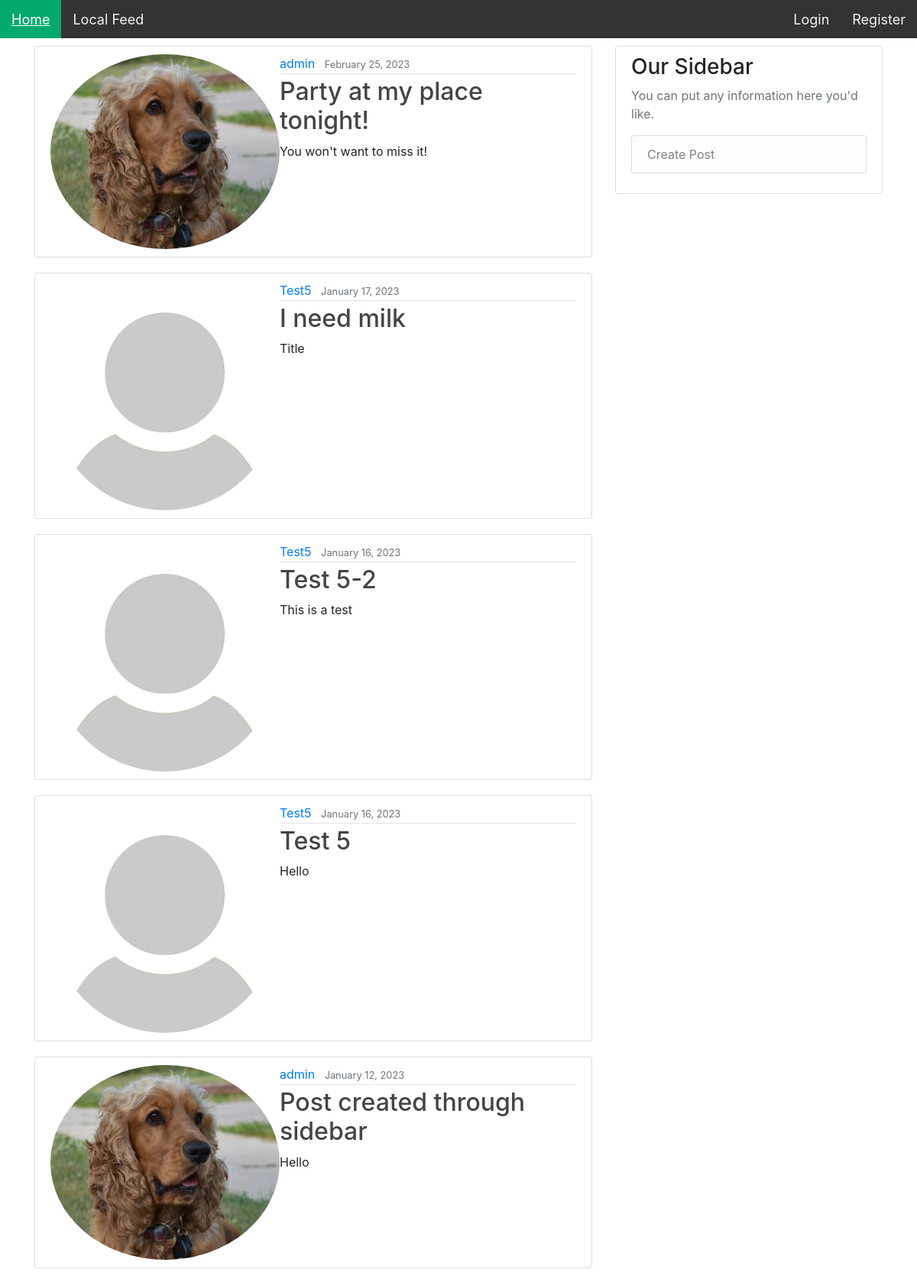
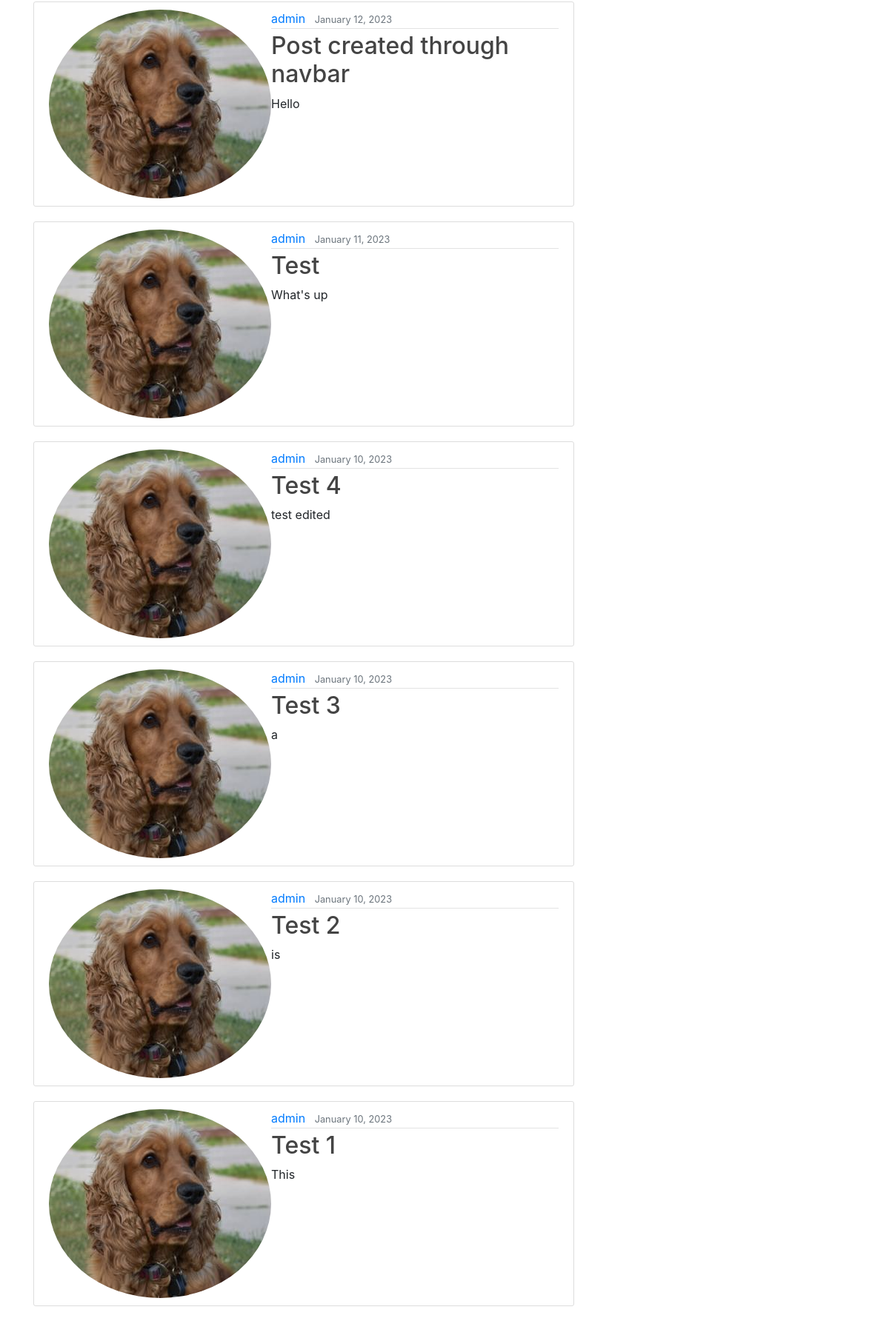
/feed/, run on the app's committed database (2 pictures, top to bottom).
### map/models.py (models this page shows, shortened)
class Post(models.Model):
    title = models.CharField(max_length=150)
    content = models.TextField()
    date_posted = models.DateTimeField(default=timezone.now)
    author = models.ForeignKey(User, on_delete=models.CASCADE)
    likes = models.ManyToManyField(User, blank=True, related_name='likes')
    dislikes = models.ManyToManyField(User, blank=True, related_name='dislikes')

### users/models.py (models this page shows, shortened)
class Profile(models.Model):
    user = models.OneToOneField(User, on_delete=models.CASCADE, related_name='profile')
    image = models.ImageField(default='default.jpg', upload_to='profile_pics')
    house = models.ForeignKey(House, null=True, blank=True, on_delete=models.SET_NULL)

### map/views.py (the view)
# urls.py: path("feed/", PostListView.as_view(), name='map-feed'),
class PostListView(ListView):
    model = Post
    template_name = 'map/feed.html'
    context_object_name = 'posts'
    ordering = ['-date_posted']
    paginate_by = 15

### BackyardBuddies/map/templates/map/feed.html (shortened to what this page needs)
{% extends "map/base.html" %}
{% block content %}
	{% for post in posts %}
		<article class="media content-section">
		  <img class="rounded-circle" src="{{ post.author.profile.image.url }}">
		  <div class="media-body">
			<div class="article-metadata">
			  <a class="mr-2" href="#">{{ post.author }}</a>
			  <small class="text-muted">{{ post.date_posted|date:"F d, Y" }}</small>
			</div>
			<h2><a class="article-title" href="{% url 'post-detail' post.id %}">{{ post.title }}</a></h2>
			<p class="article-content">{{ post.content }}</p>
		  </div>
		</article>
	{% endfor %}
{% endblock content %}
{% block sidebar %}
	<div class="col-md-4">
	  <div class="content-section">
		<h3>Our Sidebar</h3>
		<p class='text-muted'>You can put any information here you'd like.
		  <ul class="list-group">
			<a class="list-group-item list-group-item-light" href="{% url 'post-create' %}">Create Post</a>
		  </ul>
		</p>
	  </div>
	</div>
{% endblock %}

### map/static/map/style.css (style rules this page uses)
html, body { height: 100%; margin: 0; padding: 0; }
h1, h2, h3, h4, h5, h6 { color: #444444; }
ul { margin: 0; }
.content-section { background: #ffffff; padding: 10px 20px; border: 1px solid #dddddd; border-radius: 3px; margin-top: 10px; margin-bottom: 20px; }
.article-title { color: #444444; }
.article-content { white-space: pre-line; }
.article-metadata { padding-bottom: 1px; margin-bottom: 4px; border-bottom: 1px solid #e3e3e3 }

### data on the page
Post: author.profile.image (picture), author "admin", date_posted "February 25, 2023", title "Party at my place tonight!", content "You won't want to miss it!"
Post: author.profile.image (placeholder picture), author "Test5", date_posted "January 17, 2023", title "I need milk", content "Title"
Post: author.profile.image (placeholder picture), author "Test5", date_posted "January 16, 2023", title "Test 5-2", content "This is a test"
Post: author.profile.image (placeholder picture), author "Test5", date_posted "January 16, 2023", title "Test 5", content "Hello"
Post: author.profile.image (picture), author "admin", date_posted "January 12, 2023", title "Post created through sidebar", content "Hello"
Post: author.profile.image (picture), author "admin", date_posted "January 12, 2023", title "Post created through navbar", content "Hello"
Post: author.profile.image (picture), author "admin", date_posted "January 11, 2023", title "Test", content "What's up"
Post: author.profile.image (picture), author "admin", date_posted "January 10, 2023", title "Test 4", content "test edited"
Post: author.profile.image (picture), author "admin", date_posted "January 10, 2023", title "Test 3", content "a"
Post: author.profile.image (picture), author "admin", date_posted "January 10, 2023", title "Test 2", content "is"
Post: author.profile.image (picture), author "admin", date_posted "January 10, 2023", title "Test 1", content "This"
